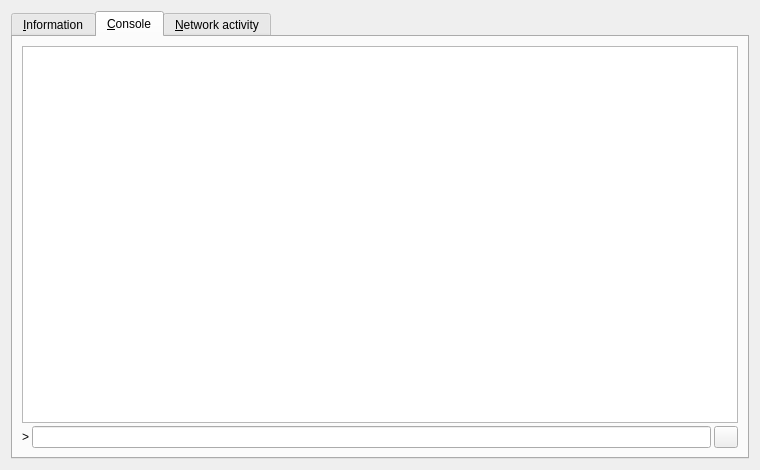
<?xml version="1.0" encoding="UTF-8"?>
<ui version="4.0">
 <class>RPCConsole</class>
 <widget class="QDialog" name="RPCConsole">
  <property name="geometry">
   <rect>
    <x>0</x>
    <y>0</y>
    <width>760</width>
    <height>470</height>
   </rect>
  </property>
  <property name="windowTitle">
   <string>CelCoin - RPC Console</string>
  </property>
  <layout class="QVBoxLayout" name="verticalLayout_2">
   <item>
    <widget class="QTabWidget" name="tabWidget">
     <property name="currentIndex">
      <number>1</number>
     </property>
     <widget class="QWidget" name="tab_info">
      <attribute name="title">
       <string>&amp;Information</string>
      </attribute>
      <layout class="QGridLayout" name="gridLayout" columnstretch="0,1">
       <property name="horizontalSpacing">
        <number>12</number>
       </property>
       <item row="0" column="0">
        <widget class="QLabel" name="label_9">
         <property name="font">
          <font>
           <weight>75</weight>
           <bold>true</bold>
          </font>
         </property>
         <property name="text">
          <string>CelCoin Core</string>
         </property>
        </widget>
       </item>
       <item row="1" column="0">
        <widget class="QLabel" name="label_5">
         <property name="text">
          <string>Client name</string>
         </property>
        </widget>
       </item>
       <item row="1" column="1">
        <widget class="QLabel" name="clientName">
         <property name="cursor">
          <cursorShape>IBeamCursor</cursorShape>
         </property>
         <property name="text">
          <string>N/A</string>
         </property>
         <property name="textFormat">
          <enum>Qt::PlainText</enum>
         </property>
         <property name="textInteractionFlags">
          <set>Qt::LinksAccessibleByMouse|Qt::TextSelectableByKeyboard|Qt::TextSelectableByMouse</set>
         </property>
        </widget>
       </item>
       <item row="2" column="0">
        <widget class="QLabel" name="label_6">
         <property name="text">
          <string>Client version</string>
         </property>
        </widget>
       </item>
       <item row="2" column="1">
        <widget class="QLabel" name="clientVersion">
         <property name="cursor">
          <cursorShape>IBeamCursor</cursorShape>
         </property>
         <property name="text">
          <string>N/A</string>
         </property>
         <property name="textFormat">
          <enum>Qt::PlainText</enum>
         </property>
         <property name="textInteractionFlags">
          <set>Qt::LinksAccessibleByMouse|Qt::TextSelectableByKeyboard|Qt::TextSelectableByMouse</set>
         </property>
        </widget>
       </item>
       <item row="3" column="0">
        <widget class="QLabel" name="label_14">
         <property name="text">
          <string>Using OpenSSL version</string>
         </property>
         <property name="indent">
          <number>10</number>
         </property>
        </widget>
       </item>
       <item row="3" column="1">
        <widget class="QLabel" name="openSSLVersion">
         <property name="cursor">
          <cursorShape>IBeamCursor</cursorShape>
         </property>
         <property name="text">
          <string>N/A</string>
         </property>
         <property name="textFormat">
          <enum>Qt::PlainText</enum>
         </property>
         <property name="textInteractionFlags">
          <set>Qt::LinksAccessibleByMouse|Qt::TextSelectableByKeyboard|Qt::TextSelectableByMouse</set>
         </property>
        </widget>
       </item>
       <item row="4" column="0">
        <widget class="QLabel" name="label_12">
         <property name="text">
          <string>Build date</string>
         </property>
        </widget>
       </item>
       <item row="4" column="1">
        <widget class="QLabel" name="buildDate">
         <property name="cursor">
          <cursorShape>IBeamCursor</cursorShape>
         </property>
         <property name="text">
          <string>N/A</string>
         </property>
         <property name="textFormat">
          <enum>Qt::PlainText</enum>
         </property>
         <property name="textInteractionFlags">
          <set>Qt::LinksAccessibleByMouse|Qt::TextSelectableByKeyboard|Qt::TextSelectableByMouse</set>
         </property>
        </widget>
       </item>
       <item row="5" column="0">
        <widget class="QLabel" name="label_13">
         <property name="text">
          <string>Startup time</string>
         </property>
        </widget>
       </item>
       <item row="5" column="1">
        <widget class="QLabel" name="startupTime">
         <property name="cursor">
          <cursorShape>IBeamCursor</cursorShape>
         </property>
         <property name="text">
          <string>N/A</string>
         </property>
         <property name="textFormat">
          <enum>Qt::PlainText</enum>
         </property>
         <property name="textInteractionFlags">
          <set>Qt::LinksAccessibleByMouse|Qt::TextSelectableByKeyboard|Qt::TextSelectableByMouse</set>
         </property>
        </widget>
       </item>
       <item row="6" column="0">
        <widget class="QLabel" name="label_11">
         <property name="font">
          <font>
           <weight>75</weight>
           <bold>true</bold>
          </font>
         </property>
         <property name="text">
          <string>Network</string>
         </property>
        </widget>
       </item>
       <item row="7" column="0">
        <widget class="QLabel" name="label_7">
         <property name="text">
          <string>Number of connections</string>
         </property>
        </widget>
       </item>
       <item row="7" column="1">
        <widget class="QLabel" name="numberOfConnections">
         <property name="cursor">
          <cursorShape>IBeamCursor</cursorShape>
         </property>
         <property name="text">
          <string>N/A</string>
         </property>
         <property name="textFormat">
          <enum>Qt::PlainText</enum>
         </property>
         <property name="textInteractionFlags">
          <set>Qt::LinksAccessibleByMouse|Qt::TextSelectableByKeyboard|Qt::TextSelectableByMouse</set>
         </property>
        </widget>
       </item>
       <item row="8" column="0">
        <widget class="QLabel" name="label_8">
         <property name="text">
          <string>On testnet</string>
         </property>
        </widget>
       </item>
       <item row="8" column="1">
        <widget class="QCheckBox" name="isTestNet">
         <property name="enabled">
          <bool>false</bool>
         </property>
         <property name="text">
          <string/>
         </property>
        </widget>
       </item>
       <item row="9" column="0">
        <widget class="QLabel" name="label_10">
         <property name="font">
          <font>
           <weight>75</weight>
           <bold>true</bold>
          </font>
         </property>
         <property name="text">
          <string>Block chain</string>
         </property>
        </widget>
       </item>
       <item row="10" column="0">
        <widget class="QLabel" name="label_3">
         <property name="text">
          <string>Current number of blocks</string>
         </property>
        </widget>
       </item>
       <item row="10" column="1">
        <widget class="QLabel" name="numberOfBlocks">
         <property name="cursor">
          <cursorShape>IBeamCursor</cursorShape>
         </property>
         <property name="text">
          <string>N/A</string>
         </property>
         <property name="textFormat">
          <enum>Qt::PlainText</enum>
         </property>
         <property name="textInteractionFlags">
          <set>Qt::LinksAccessibleByMouse|Qt::TextSelectableByKeyboard|Qt::TextSelectableByMouse</set>
         </property>
        </widget>
       </item>
       <item row="11" column="0">
        <widget class="QLabel" name="label_4">
         <property name="text">
          <string>Estimated total blocks</string>
         </property>
        </widget>
       </item>
       <item row="11" column="1">
        <widget class="QLabel" name="totalBlocks">
         <property name="cursor">
          <cursorShape>IBeamCursor</cursorShape>
         </property>
         <property name="text">
          <string>N/A</string>
         </property>
         <property name="textFormat">
          <enum>Qt::PlainText</enum>
         </property>
         <property name="textInteractionFlags">
          <set>Qt::LinksAccessibleByMouse|Qt::TextSelectableByKeyboard|Qt::TextSelectableByMouse</set>
         </property>
        </widget>
       </item>
       <item row="12" column="0">
        <widget class="QLabel" name="label_2">
         <property name="text">
          <string>Last block time</string>
         </property>
        </widget>
       </item>
       <item row="12" column="1">
        <widget class="QLabel" name="lastBlockTime">
         <property name="cursor">
          <cursorShape>IBeamCursor</cursorShape>
         </property>
         <property name="text">
          <string>N/A</string>
         </property>
         <property name="textFormat">
          <enum>Qt::PlainText</enum>
         </property>
         <property name="textInteractionFlags">
          <set>Qt::LinksAccessibleByMouse|Qt::TextSelectableByKeyboard|Qt::TextSelectableByMouse</set>
         </property>
        </widget>
       </item>
       <item row="13" column="0">
        <spacer name="verticalSpacer_2">
         <property name="orientation">
          <enum>Qt::Vertical</enum>
         </property>
         <property name="sizeHint" stdset="0">
          <size>
           <width>20</width>
           <height>20</height>
          </size>
         </property>
        </spacer>
       </item>
       <item row="14" column="0">
        <widget class="QLabel" name="labelDebugLogfile">
         <property name="font">
          <font>
           <weight>75</weight>
           <bold>true</bold>
          </font>
         </property>
         <property name="text">
          <string>Debug log file</string>
         </property>
        </widget>
       </item>
       <item row="15" column="0">
        <widget class="QPushButton" name="openDebugLogfileButton">
         <property name="toolTip">
          <string>Open the CelCoin debug log file from the current data directory. This can take a few seconds for large log files.</string>
         </property>
         <property name="text">
          <string>&amp;Open</string>
         </property>
         <property name="autoDefault">
          <bool>false</bool>
         </property>
        </widget>
       </item>
       <item row="16" column="0">
        <widget class="QLabel" name="labelCLOptions">
         <property name="font">
          <font>
           <weight>75</weight>
           <bold>true</bold>
          </font>
         </property>
         <property name="text">
          <string>Command-line options</string>
         </property>
        </widget>
       </item>
       <item row="17" column="0">
        <widget class="QPushButton" name="showCLOptionsButton">
         <property name="toolTip">
          <string>Show the CelCoin-Qt help message to get a list with possible CelCoin command-line options.</string>
         </property>
         <property name="text">
          <string>&amp;Show</string>
         </property>
         <property name="autoDefault">
          <bool>false</bool>
         </property>
        </widget>
       </item>
       <item row="18" column="0">
        <spacer name="verticalSpacer">
         <property name="orientation">
          <enum>Qt::Vertical</enum>
         </property>
         <property name="sizeHint" stdset="0">
          <size>
           <width>20</width>
           <height>40</height>
          </size>
         </property>
        </spacer>
       </item>
      </layout>
     </widget>
     <widget class="QWidget" name="tab_console">
      <attribute name="title">
       <string>&amp;Console</string>
      </attribute>
      <layout class="QVBoxLayout" name="verticalLayout_3">
       <property name="spacing">
        <number>3</number>
       </property>
       <item>
        <widget class="QTextEdit" name="messagesWidget">
         <property name="minimumSize">
          <size>
           <width>0</width>
           <height>100</height>
          </size>
         </property>
         <property name="readOnly">
          <bool>true</bool>
         </property>
         <property name="tabKeyNavigation" stdset="0">
          <bool>false</bool>
         </property>
         <property name="columnCount" stdset="0">
          <number>2</number>
         </property>
        </widget>
       </item>
       <item>
        <layout class="QHBoxLayout" name="horizontalLayout">
         <property name="spacing">
          <number>3</number>
         </property>
         <item>
          <widget class="QLabel" name="label">
           <property name="text">
            <string notr="true">&gt;</string>
           </property>
          </widget>
         </item>
         <item>
          <widget class="QLineEdit" name="lineEdit"/>
         </item>
         <item>
          <widget class="QPushButton" name="clearButton">
           <property name="maximumSize">
            <size>
             <width>24</width>
             <height>24</height>
            </size>
           </property>
           <property name="toolTip">
            <string>Clear console</string>
           </property>
           <property name="text">
            <string/>
           </property>
           <property name="icon">
            <iconset resource="../bitcoin.qrc">
             <normaloff>:/icons/remove</normaloff>:/icons/remove</iconset>
           </property>
           <property name="shortcut">
            <string notr="true">Ctrl+L</string>
           </property>
           <property name="autoDefault">
            <bool>false</bool>
           </property>
          </widget>
         </item>
        </layout>
       </item>
      </layout>
     </widget>
     <widget class="QWidget" name="tab_nettraffic">
      <attribute name="title">
       <string>&amp;Network activity</string>
      </attribute>
      <layout class="QHBoxLayout" name="horizontalLayout_3">
       <item>
        <layout class="QVBoxLayout" name="verticalLayout_4">
         <item>
          <widget class="TrafficGraphWidget" name="trafficGraph" native="true">
           <property name="sizePolicy">
            <sizepolicy hsizetype="Expanding" vsizetype="Expanding">
             <horstretch>0</horstretch>
             <verstretch>0</verstretch>
            </sizepolicy>
           </property>
          </widget>
         </item>
         <item>
          <layout class="QHBoxLayout" name="horizontalLayout_2">
           <item>
            <widget class="Line" name="line">
             <property name="sizePolicy">
              <sizepolicy hsizetype="Fixed" vsizetype="Fixed">
               <horstretch>0</horstretch>
               <verstretch>0</verstretch>
              </sizepolicy>
             </property>
             <property name="minimumSize">
              <size>
               <width>10</width>
               <height>0</height>
              </size>
             </property>
             <property name="palette">
              <palette>
               <active>
                <colorrole role="Light">
                 <brush brushstyle="SolidPattern">
                  <color alpha="255">
                   <red>0</red>
                   <green>255</green>
                   <blue>0</blue>
                  </color>
                 </brush>
                </colorrole>
               </active>
               <inactive>
                <colorrole role="Light">
                 <brush brushstyle="SolidPattern">
                  <color alpha="255">
                   <red>0</red>
                   <green>255</green>
                   <blue>0</blue>
                  </color>
                 </brush>
                </colorrole>
               </inactive>
               <disabled>
                <colorrole role="Light">
                 <brush brushstyle="SolidPattern">
                  <color alpha="255">
                   <red>0</red>
                   <green>255</green>
                   <blue>0</blue>
                  </color>
                 </brush>
                </colorrole>
               </disabled>
              </palette>
             </property>
             <property name="orientation">
              <enum>Qt::Horizontal</enum>
             </property>
            </widget>
           </item>
           <item>
            <widget class="QLabel" name="label_16">
             <property name="text">
              <string>Received:</string>
             </property>
            </widget>
           </item>
           <item>
            <widget class="QLabel" name="lblBytesRx">
             <property name="minimumSize">
              <size>
               <width>60</width>
               <height>0</height>
              </size>
             </property>
             <property name="alignment">
              <set>Qt::AlignLeading|Qt::AlignLeft|Qt::AlignVCenter</set>
             </property>
            </widget>
           </item>
           <item>
            <widget class="Line" name="line_2">
             <property name="sizePolicy">
              <sizepolicy hsizetype="Fixed" vsizetype="Fixed">
               <horstretch>0</horstretch>
               <verstretch>0</verstretch>
              </sizepolicy>
             </property>
             <property name="minimumSize">
              <size>
               <width>10</width>
               <height>0</height>
              </size>
             </property>
             <property name="palette">
              <palette>
               <active>
                <colorrole role="Light">
                 <brush brushstyle="SolidPattern">
                  <color alpha="255">
                   <red>255</red>
                   <green>0</green>
                   <blue>0</blue>
                  </color>
                 </brush>
                </colorrole>
               </active>
               <inactive>
                <colorrole role="Light">
                 <brush brushstyle="SolidPattern">
                  <color alpha="255">
                   <red>255</red>
                   <green>0</green>
                   <blue>0</blue>
                  </color>
                 </brush>
                </colorrole>
               </inactive>
               <disabled>
                <colorrole role="Light">
                 <brush brushstyle="SolidPattern">
                  <color alpha="255">
                   <red>255</red>
                   <green>0</green>
                   <blue>0</blue>
                  </color>
                 </brush>
                </colorrole>
               </disabled>
              </palette>
             </property>
             <property name="orientation">
              <enum>Qt::Horizontal</enum>
             </property>
            </widget>
           </item>
           <item>
            <widget class="QLabel" name="label_17">
             <property name="text">
              <string>Transmitted:</string>
             </property>
            </widget>
           </item>
           <item>
            <widget class="QLabel" name="lblBytesTx">
             <property name="minimumSize">
              <size>
               <width>60</width>
               <height>0</height>
              </size>
             </property>
             <property name="alignment">
              <set>Qt::AlignLeading|Qt::AlignLeft|Qt::AlignVCenter</set>
             </property>
            </widget>
           </item>
           <item>
            <widget class="QSlider" name="sldGraphRange">
             <property name="minimum">
              <number>1</number>
             </property>
             <property name="maximum">
              <number>288</number>
             </property>
             <property name="pageStep">
              <number>12</number>
             </property>
             <property name="value">
              <number>6</number>
             </property>
             <property name="orientation">
              <enum>Qt::Horizontal</enum>
             </property>
            </widget>
           </item>
           <item>
            <widget class="QLabel" name="lblGraphRange">
             <property name="minimumSize">
              <size>
               <width>70</width>
               <height>0</height>
              </size>
             </property>
             <property name="alignment">
              <set>Qt::AlignCenter</set>
             </property>
            </widget>
           </item>
           <item>
            <widget class="QPushButton" name="btnClearTrafficGraph">
             <property name="text">
              <string>&amp;Clear</string>
             </property>
            </widget>
           </item>
          </layout>
         </item>
        </layout>
       </item>
      </layout>
     </widget>
    </widget>
   </item>
  </layout>
 </widget>
 <customwidgets>
  <customwidget>
   <class>TrafficGraphWidget</class>
   <extends>QWidget</extends>
   <header>trafficgraphwidget.h</header>
   <container>1</container>
   <slots>
    <slot>clear()</slot>
   </slots>
  </customwidget>
 </customwidgets>
 <resources>
  <include location="../bitcoin.qrc"/>
 </resources>
 <connections/>
</ui>
